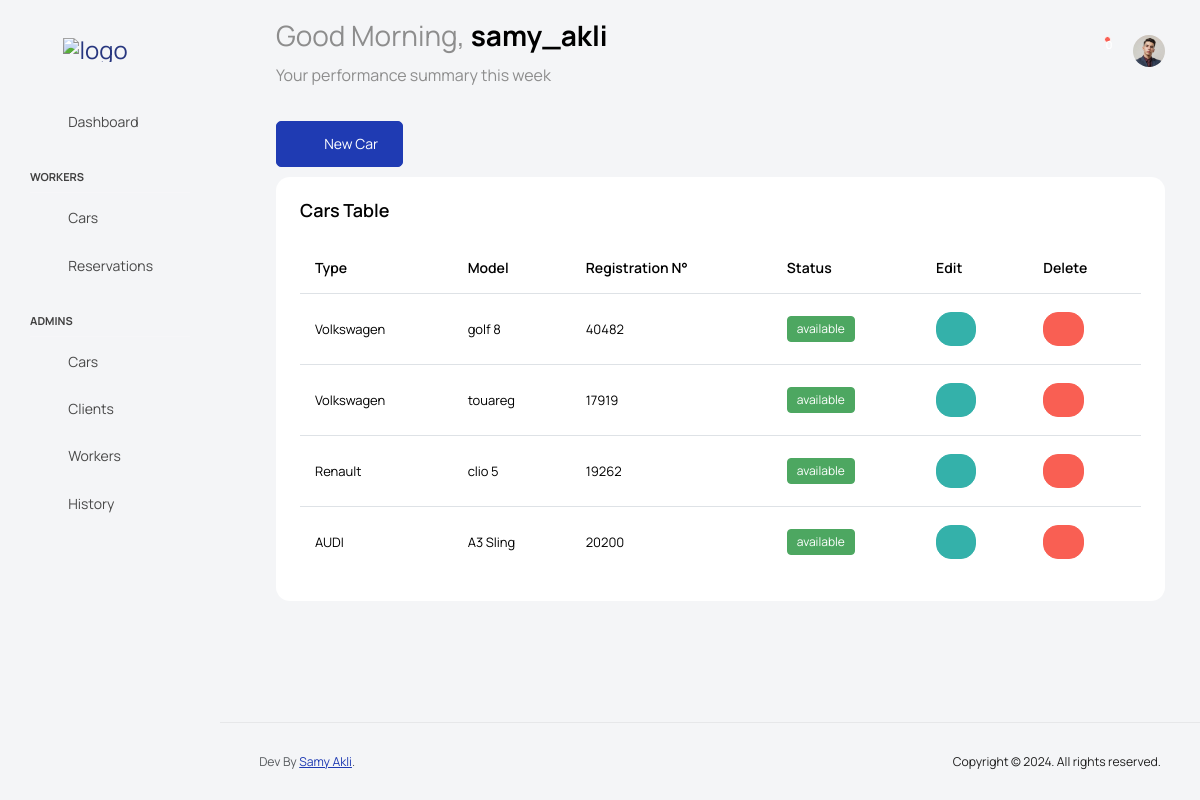
Screenshot of /cars (signed in) with the database file from the repository.
### car_rental/models.py (models this page shows, shortened)
class Worker(models.Model):
    genders = [
        ('male','Male'),
        ('female','Female'),
    ]
    user = models.OneToOneField(User, on_delete=models.CASCADE)
    avatar = models.ImageField(upload_to='worker-profile/', null=True, blank=True)
    first_name = models.CharField(max_length=50, null=True, blank=True)
    last_name = models.CharField(max_length=50, null=True, blank=True)
    CIN = models.CharField(max_length=50, null=True, blank=True)
    birth_date = models.DateField(null=True, blank=True)
    address = models.CharField(max_length=50, null=True, blank=True)
    driver_license_number = models.CharField(max_length=50, null=True, blank=True)
    phone_number = models.CharField(max_length=50, null=True, blank=True)
    gender = models.CharField(max_length=50, choices=genders, null=True, blank=True)
    email = models.EmailField(max_length=50, null=True, blank=True)
    availability = models.BooleanField(default=True)
    created_at = models.DateTimeField(auto_now_add=True, null=True, blank=True)

class Car(models.Model):
    car_status = [
        ('available','Available'),
        ('broke','Broke'),
        ('unavailable','Unavailable'),
        ('rented','Rented'),
    ]
    type = models.ForeignKey(Category, on_delete=models.PROTECT, null=True, blank=True)
    model = models.CharField(max_length=50)
    model_year = models.IntegerField(null=True, blank=True)
    matricule = models.CharField(max_length=50, null=False, blank=False)
    car_picture = models.ImageField(upload_to='car-pictures/', null=True, blank=True)
    price_day = models.DecimalField(max_digits=10, decimal_places=2, null=False, blank=False)
    availability = models.BooleanField(default=True)
    status = models.CharField(max_length=50, choices=car_status, default='available', null=True, blank=True)
    problems = models.CharField(max_length=500, null=True, blank=True)
    problems_picture = models.ImageField(upload_to='car-pictures/', null=True, blank=True)
    color = models.CharField(max_length=10, null=True, blank=True)
    car_power = models.IntegerField(null=True, blank=True)
    created_at = models.DateTimeField(auto_now_add=True, null=True, blank=True)

class Category(models.Model):
    type = models.CharField(max_length=50)
    type_picture = models.ImageField(upload_to='tyoe-pictures/', null=True, blank=True)
    def __str__(self):
        return self.type

### car_rental/views.py (the view, shortened to what this page needs)
# urls.py: path('cars', views.cars, name='cars'),
@login_required
@permission_required('car_rental.can_view_cars', raise_exception=False)
def cars(request):
    notifications = Notification.objects.filter(recipient=request.user).order_by('-created_at')
    unread_notifications = notifications.filter(is_read=False)
    context = {
        'category': Category.objects.all(),
        'cars': Car.objects.all().order_by('-created_at'),
        'form': CarForm(),
        'notifications': notifications,
        'unread_notifications': unread_notifications,
    }
    return render(request, 'pages/cars.html', context)

### templates/pages/cars.html (shortened to what this page needs)
{% extends 'base.html' %}
{% block content %}
<div class="main-panel">
    <div class="content-wrapper">
      <div class="row">
        <div class="d-grid gap-2 d-flex justify-content-between">
          <button type="button" class="btn btn-primary btn-icon-text" data-bs-toggle="modal" data-bs-target="#exampleModal" data-bs-whatever="@mdo" style="margin-bottom: 10px;">
            <i class="ti-plus btn-icon-prepend"></i> New Car
          </button>
        </div>
        <div class="col-lg-12 grid-margin stretch-card">
          <div class="card">
            <div class="card-body">
              <h4 class="card-title">Cars Table</h4>
              <div class="table-responsive">
                <table class="table table-hover">
                  <thead>
                    <tr>
                      <th> Type </th>
                      <th> Model </th>
                      <th> Registration N° </th>
                      <th> Status </th>
                      <th> Edit </th>
                      <th> Delete </th>
                    </tr>
                  </thead>
                  <tbody>
                    {% for car in cars %}
                    <tr>
                      <td> {{car.type}} </td>
                      <td> {{car.model}} </td>
                      <td> {{car.matricule}} </td>
                      <td>
                        {% if car.status == 'available' %}
                        <label class="badge badge-success">{{car.status}}</label>
                        {% elif car.status == 'rented' %}
                        <label class="badge badge-info">{{car.status}}</label>
                        {% elif car.status == 'broke' %}
                        <label class="badge badge-warning">{{car.status}}</label>
                        {% elif car.status == 'unavailable' %}
                        <label class="badge badge-danger">{{car.status}}</label>
                        {% else %}
                        <label class="badge badge-dark">{{car.status}}</label>
                        {% endif %}
                      </td>
                      <td>
                        <a href="{% url "car_edit" car.id %}">
                          <button type="button" class="btn btn-success btn-rounded btn-icon btn-sm">
                            <i class="ti-pencil"></i>
                          </button>
                        </a>
                      </td>
                      <td>
                        <a href="{% url "car_delete" car.id %}">
                          <button type="button" class="btn btn-danger btn-rounded btn-icon btn-sm">
                            <i class="ti-trash"></i>
                          </button>
                        </a>
                      </td>
                    </tr>
                    {% endfor %}
                  </tbody>
                </table>
              </div>
            </div>
          </div>
        </div>
      </div>
    </div>
{% endblock %}

### templates/parts/navbar.html (shortened to what this page needs)
{% load static %}
<div class="container-scroller">
    <nav class="navbar default-layout col-lg-12 col-12 p-0 fixed-top d-flex align-items-top flex-row">
      <div class="text-center navbar-brand-wrapper d-flex align-items-center justify-content-start">
        <div class="me-3">
          <button class="navbar-toggler navbar-toggler align-self-center" type="button" data-bs-toggle="minimize">
            <span class="icon-menu"></span>
          </button>
        </div>
        <div>
          <a class="navbar-brand brand-logo" href="{% url 'stats' %}">
            <img src="{% static 'images/logog.png' %}" alt="logo"/>
          </a>
        </div>
      </div>
      <div class="navbar-menu-wrapper d-flex align-items-top">
        {% if user.is_authenticated %}
        <ul class="navbar-nav">
          <li class="nav-item fw-semibold d-none d-lg-block ms-0">
            <h1 class="welcome-text">Good Morning, <span class="text-black fw-bold">{{ user.username }}</span></h1>
            <h3 class="welcome-sub-text">Your performance summary this week </h3>
          </li>
        </ul>
        <ul class="navbar-nav ms-auto">
          <li class="nav-item">
            <form class="search-form" method="GET" action="{% url 'search' %}">
                <i class="icon-search"></i>
                <input type="search" class="form-control" name="q" placeholder="Search Here" title="Search here">
            </form>
          </li>
          <li class="nav-item dropdown">
            <a class="nav-link count-indicator" id="notificationDropdown" href="#" data-bs-toggle="dropdown">
                <i class="icon-bell"></i>
                <span class="count">
                    {{ unread_notifications.count }}
                </span>
            </a>
        </li>
          <li class="nav-item dropdown d-none d-lg-block user-dropdown">
            <a class="nav-link" id="UserDropdown" href="#" data-bs-toggle="dropdown" aria-expanded="false">
              {% if user.worker.avatar %}
              <img class="img-xs rounded-circle" src="{{ user.worker.avatar.url }}" alt="Profile image">
              {% else %}
              <img class="img-xs rounded-circle" src="{% static 'images/faces/face28.png' %}" alt="Profile image">
              {% endif %}
          </li>
          {% endif %}
        </ul>
      </div>
    </nav>

### rows the page displays
Car: type "Volkswagen", model "golf 8", matricule "40482", status "available"
Car: type "Volkswagen", model "touareg", matricule "17919", status "available"
Car: type "Renault", model "clio 5", matricule "19262", status "available"
Car: type "AUDI", model "A3 Sling", matricule "20200", status "available"

### other values shown
{{ user.username }} "samy_akli"
{{ unread_notifications.count }} "0"
